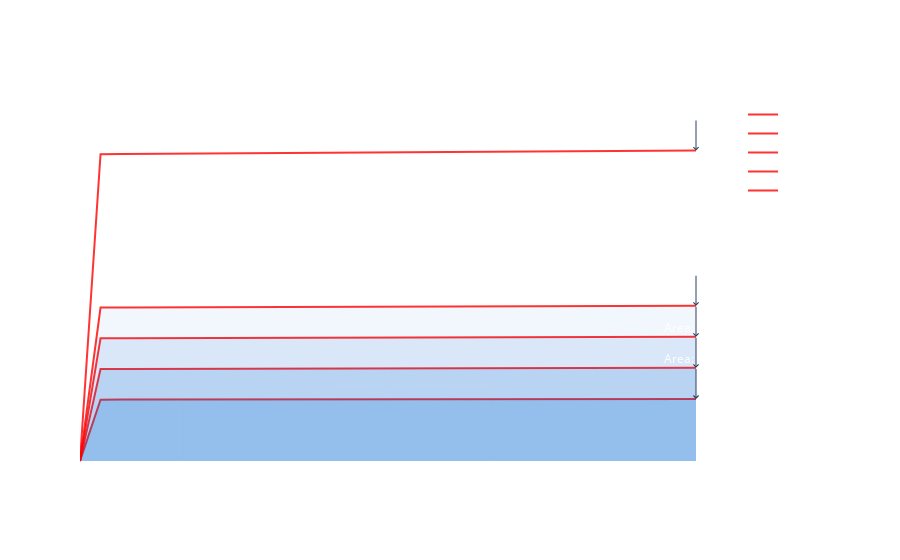

This figure's notebook cell:
### Code cell
import plotly.graph_objects as go
import numpy as np

days_values_pairs = [(a,b) for a,b in results]

# Create a Plotly figure
fig = go.Figure()

for i, (days, values) in enumerate(days_values_pairs):
    # Add a filled area under the curve trace without the line
    fig.add_trace(go.Scatter(
        x=days + days[::-1],  # Create a closed loop for the filled area
        y=values + [0]*len(values),  # Include zero values to create the closed loop
        fill='tozeroy',  # Fill the area to the zero y-axis line
        fillcolor=f'rgba(0, 102, 204, {0.2 - i*0.05})',  # Set fill color with alpha (transparency)
        mode='none',  # Set mode to 'none' to hide the line
        showlegend=False  # Do not show legend for the filled area
    ))

    # Add a line above the filled area
    fig.add_trace(go.Scatter(
        x=days,
        y=values,
        mode='lines',
        line=dict(color=f'rgba(255, 0, 0, 0.8)'),  # Set line color with alpha (transparency)
        name=f'Line above Area {i + 1}'
    ))

    # Add annotation for the calculated area
    area = np.trapz(values, days)
    fig.add_annotation(
        x=days[-1],  # Place the annotation at the last day
        y=max(values),  # Place the annotation at the maximum value
        text=f'Area: {area:.2f}',
        showarrow=True,
        arrowhead=4,
        ax=0,
        ay=-40,
        font=dict(color='white')  # Set text color to white
    )

# Set layout options for night mode
fig.update_layout(
    title='Multiple Time Series Plots with Shaded Area Below and Line Above',
    xaxis_title='Day',
    yaxis_title='Value',
    paper_bgcolor='rgba(0,0,0,0)',  # Set background color to black with no opacity
    plot_bgcolor='rgba(0,0,0,0)',  # Set plot area color to black with no opacity
    font=dict(color='white'),  # Set font color to white
)

# Show the plot
fig.show()

### Figure 1 — Plotly figure (JSON) as saved in the notebook; plotly's stock layout.template omitted (floating-point values rounded to 4 significant figures)
{"data": [{"fill": "tozeroy", "fillcolor": "rgba(0, 102, 204, 0.2)", "mode": "none", "showlegend": false, "type": "scatter", "x": [0, 1, 2, 3, 4, 5, 6, 7, 8, 9, 10, 11, 12, 13, 14, 15, 16, 17, 18, 19, 20, 21, 22, 23, 24, 25, 26, 27, 28, 29, 30, 30, 29, 28, 27, 26, 25, 24, 23, 22, 21, 20, 19, 18, 17, 16, 15, 14, 13, 12, 11, 10, 9, 8, 7, 6, 5, 4, 3, 2, 1, 0], "y": [0, 0.411, 0.4111, 0.4113, 0.4115, 0.4116, 0.4118, 0.412, 0.4121, 0.4123, 0.4125, 0.4127, 0.4128, 0.413, 0.4132, 0.4133, 0.4135, 0.4137, 0.4138, 0.414, 0.4142, 0.4143, 0.4145, 0.4147, 0.4149, 0.415, 0.4152, 0.4154, 0.4155, 0.4157, 0.4159, 0, 0, 0, 0, 0, 0, 0, 0, 0, 0, 0, 0, 0, 0, 0, 0, 0, 0, 0, 0, 0, 0, 0, 0, 0, 0, 0, 0, 0, 0, 0]}, {"line": {"color": "rgba(255, 0, 0, 0.8)"}, "mode": "lines", "name": "Line above Area 1", "type": "scatter", "x": [0, 1, 2, 3, 4, 5, 6, 7, 8, 9, 10, 11, 12, 13, 14, 15, 16, 17, 18, 19, 20, 21, 22, 23, 24, 25, 26, 27, 28, 29, 30], "y": [0, 0.411, 0.4111, 0.4113, 0.4115, 0.4116, 0.4118, 0.412, 0.4121, 0.4123, 0.4125, 0.4127, 0.4128, 0.413, 0.4132, 0.4133, 0.4135, 0.4137, 0.4138, 0.414, 0.4142, 0.4143, 0.4145, 0.4147, 0.4149, 0.415, 0.4152, 0.4154, 0.4155, 0.4157, 0.4159]}, {"fill": "tozeroy", "fillcolor": "rgba(0, 102, 204, 0.15000000000000002)", "mode": "none", "showlegend": false, "type": "scatter", "x": [0, 1, 2, 3, 4, 5, 6, 7, 8, 9, 10, 11, 12, 13, 14, 15, 16, 17, 18, 19, 20, 21, 22, 23, 24, 25, 26, 27, 28, 29, 30, 30, 29, 28, 27, 26, 25, 24, 23, 22, 21, 20, 19, 18, 17, 16, 15, 14, 13, 12, 11, 10, 9, 8, 7, 6, 5, 4, 3, 2, 1, 0], "y": [0, 0.6164, 0.6167, 0.6169, 0.6172, 0.6175, 0.6177, 0.618, 0.6182, 0.6185, 0.6187, 0.619, 0.6192, 0.6195, 0.6197, 0.62, 0.6202, 0.6205, 0.6208, 0.621, 0.6213, 0.6215, 0.6218, 0.622, 0.6223, 0.6225, 0.6228, 0.6231, 0.6233, 0.6236, 0.6238, 0, 0, 0, 0, 0, 0, 0, 0, 0, 0, 0, 0, 0, 0, 0, 0, 0, 0, 0, 0, 0, 0, 0, 0, 0, 0, 0, 0, 0, 0, 0]}, {"line": {"color": "rgba(255, 0, 0, 0.8)"}, "mode": "lines", "name": "Line above Area 2", "type": "scatter", "x": [0, 1, 2, 3, 4, 5, 6, 7, 8, 9, 10, 11, 12, 13, 14, 15, 16, 17, 18, 19, 20, 21, 22, 23, 24, 25, 26, 27, 28, 29, 30], "y": [0, 0.6164, 0.6167, 0.6169, 0.6172, 0.6175, 0.6177, 0.618, 0.6182, 0.6185, 0.6187, 0.619, 0.6192, 0.6195, 0.6197, 0.62, 0.6202, 0.6205, 0.6208, 0.621, 0.6213, 0.6215, 0.6218, 0.622, 0.6223, 0.6225, 0.6228, 0.6231, 0.6233, 0.6236, 0.6238]}, {"fill": "tozeroy", "fillcolor": "rgba(0, 102, 204, 0.1)", "mode": "none", "showlegend": false, "type": "scatter", "x": [0, 1, 2, 3, 4, 5, 6, 7, 8, 9, 10, 11, 12, 13, 14, 15, 16, 17, 18, 19, 20, 21, 22, 23, 24, 25, 26, 27, 28, 29, 30, 30, 29, 28, 27, 26, 25, 24, 23, 22, 21, 20, 19, 18, 17, 16, 15, 14, 13, 12, 11, 10, 9, 8, 7, 6, 5, 4, 3, 2, 1, 0], "y": [0, 0.8219, 0.8223, 0.8226, 0.8229, 0.8233, 0.8236, 0.8239, 0.8243, 0.8246, 0.825, 0.8253, 0.8256, 0.826, 0.8263, 0.8267, 0.827, 0.8273, 0.8277, 0.828, 0.8284, 0.8287, 0.829, 0.8294, 0.8297, 0.8301, 0.8304, 0.8307, 0.8311, 0.8314, 0.8318, 0, 0, 0, 0, 0, 0, 0, 0, 0, 0, 0, 0, 0, 0, 0, 0, 0, 0, 0, 0, 0, 0, 0, 0, 0, 0, 0, 0, 0, 0, 0]}, {"line": {"color": "rgba(255, 0, 0, 0.8)"}, "mode": "lines", "name": "Line above Area 3", "type": "scatter", "x": [0, 1, 2, 3, 4, 5, 6, 7, 8, 9, 10, 11, 12, 13, 14, 15, 16, 17, 18, 19, 20, 21, 22, 23, 24, 25, 26, 27, 28, 29, 30], "y": [0, 0.8219, 0.8223, 0.8226, 0.8229, 0.8233, 0.8236, 0.8239, 0.8243, 0.8246, 0.825, 0.8253, 0.8256, 0.826, 0.8263, 0.8267, 0.827, 0.8273, 0.8277, 0.828, 0.8284, 0.8287, 0.829, 0.8294, 0.8297, 0.8301, 0.8304, 0.8307, 0.8311, 0.8314, 0.8318]}, {"fill": "tozeroy", "fillcolor": "rgba(0, 102, 204, 0.04999999999999999)", "mode": "none", "showlegend": false, "type": "scatter", "x": [0, 1, 2, 3, 4, 5, 6, 7, 8, 9, 10, 11, 12, 13, 14, 15, 16, 17, 18, 19, 20, 21, 22, 23, 24, 25, 26, 27, 28, 29, 30, 30, 29, 28, 27, 26, 25, 24, 23, 22, 21, 20, 19, 18, 17, 16, 15, 14, 13, 12, 11, 10, 9, 8, 7, 6, 5, 4, 3, 2, 1, 0], "y": [0, 1.027, 1.028, 1.028, 1.029, 1.029, 1.03, 1.03, 1.03, 1.031, 1.031, 1.032, 1.032, 1.032, 1.033, 1.033, 1.034, 1.034, 1.035, 1.035, 1.035, 1.036, 1.036, 1.037, 1.037, 1.038, 1.038, 1.038, 1.039, 1.039, 1.04, 0, 0, 0, 0, 0, 0, 0, 0, 0, 0, 0, 0, 0, 0, 0, 0, 0, 0, 0, 0, 0, 0, 0, 0, 0, 0, 0, 0, 0, 0, 0]}, {"line": {"color": "rgba(255, 0, 0, 0.8)"}, "mode": "lines", "name": "Line above Area 4", "type": "scatter", "x": [0, 1, 2, 3, 4, 5, 6, 7, 8, 9, 10, 11, 12, 13, 14, 15, 16, 17, 18, 19, 20, 21, 22, 23, 24, 25, 26, 27, 28, 29, 30], "y": [0, 1.027, 1.028, 1.028, 1.029, 1.029, 1.03, 1.03, 1.03, 1.031, 1.031, 1.032, 1.032, 1.032, 1.033, 1.033, 1.034, 1.034, 1.035, 1.035, 1.035, 1.036, 1.036, 1.037, 1.037, 1.038, 1.038, 1.038, 1.039, 1.039, 1.04]}, {"fill": "tozeroy", "fillcolor": "rgba(0, 102, 204, 0.0)", "mode": "none", "showlegend": false, "type": "scatter", "x": [0, 1, 2, 3, 4, 5, 6, 7, 8, 9, 10, 11, 12, 13, 14, 15, 16, 17, 18, 19, 20, 21, 22, 23, 24, 25, 26, 27, 28, 29, 30, 30, 29, 28, 27, 26, 25, 24, 23, 22, 21, 20, 19, 18, 17, 16, 15, 14, 13, 12, 11, 10, 9, 8, 7, 6, 5, 4, 3, 2, 1, 0], "y": [0, 2.055, 2.056, 2.056, 2.057, 2.058, 2.059, 2.06, 2.061, 2.062, 2.062, 2.063, 2.064, 2.065, 2.066, 2.067, 2.067, 2.068, 2.069, 2.07, 2.071, 2.072, 2.073, 2.073, 2.074, 2.075, 2.076, 2.077, 2.078, 2.079, 2.079, 0, 0, 0, 0, 0, 0, 0, 0, 0, 0, 0, 0, 0, 0, 0, 0, 0, 0, 0, 0, 0, 0, 0, 0, 0, 0, 0, 0, 0, 0, 0]}, {"line": {"color": "rgba(255, 0, 0, 0.8)"}, "mode": "lines", "name": "Line above Area 5", "type": "scatter", "x": [0, 1, 2, 3, 4, 5, 6, 7, 8, 9, 10, 11, 12, 13, 14, 15, 16, 17, 18, 19, 20, 21, 22, 23, 24, 25, 26, 27, 28, 29, 30], "y": [0, 2.055, 2.056, 2.056, 2.057, 2.058, 2.059, 2.06, 2.061, 2.062, 2.062, 2.063, 2.064, 2.065, 2.066, 2.067, 2.067, 2.068, 2.069, 2.07, 2.071, 2.072, 2.073, 2.073, 2.074, 2.075, 2.076, 2.077, 2.078, 2.079, 2.079]}], "layout": {"annotations": [{"arrowhead": 4, "ax": 0, "ay": -40, "font": {"color": "white"}, "showarrow": true, "text": "Area: 12.19", "x": 30, "y": 0.4159}, {"arrowhead": 4, "ax": 0, "ay": -40, "font": {"color": "white"}, "showarrow": true, "text": "Area: 18.29", "x": 30, "y": 0.6238}, {"arrowhead": 4, "ax": 0, "ay": -40, "font": {"color": "white"}, "showarrow": true, "text": "Area: 24.39", "x": 30, "y": 0.8318}, {"arrowhead": 4, "ax": 0, "ay": -40, "font": {"color": "white"}, "showarrow": true, "text": "Area: 30.49", "x": 30, "y": 1.04}, {"arrowhead": 4, "ax": 0, "ay": -40, "font": {"color": "white"}, "showarrow": true, "text": "Area: 60.97", "x": 30, "y": 2.079}], "font": {"color": "white"}, "paper_bgcolor": "rgba(0,0,0,0)", "plot_bgcolor": "rgba(0,0,0,0)", "title": {"text": "Multiple Time Series Plots with Shaded Area Below and Line Above"}, "xaxis": {"title": {"text": "Day"}}, "yaxis": {"title": {"text": "Value"}}}}
